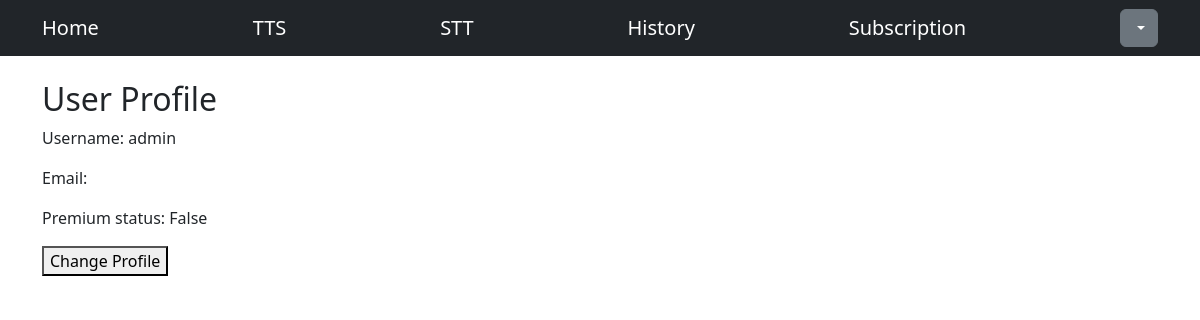
/users/profile/1 (signed in), run on an earlier commit of the app's database.
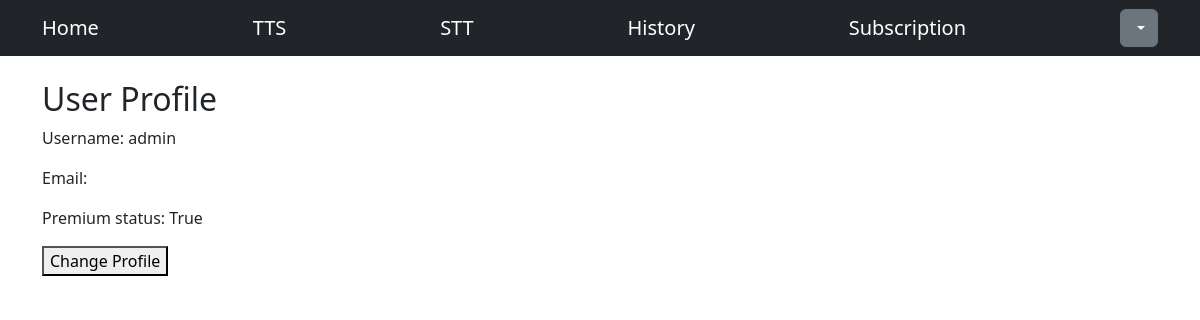
And on a later commit of the database.
### users/models.py (models this page shows, shortened)
class CustomUser(AbstractUser):
    is_premium = models.BooleanField(default=False)
    auth0_id = models.CharField(max_length=64, blank=True)
    email = models.EmailField(max_length=64, blank=True, null=True)

### users/views.py (the view)
# urls.py: path('profile/<int:pk>', login_required(views.UserProfileView.as_view()), name='profile'),
class UserProfileView(View):
    model = CustomUser
    template_name = 'users/profile.html'
    form_class = UserProfileForm
    def get(self, request, *args, **kwargs):
        user_profile = CustomUser.objects.get(pk=request.user.pk)
        return render(request, self.template_name, {'user_profile': user_profile})

### users/templates/users/profile.html
{% extends 'users/base.html' %}
{% block content %}
    <section class="container mt-4">
        <h2>User Profile</h2>
        {% if user_profile.username %}
            <p>Username: {{ user_profile.username }}</p>
        {% else %}
            <p>Username:
            <a href="{% url 'edit_profile' %}">Don't have one? Click the message</a>
            </p>
        {% endif %}
        <p>Email: {{ user_profile.email }}</p>
        <p>Premium status: {{ user_profile.is_premium }}</p>
        <a href="{% url 'edit_profile' %}">
            <button type="button">Change Profile</button>
        </a>
    </section>
{% endblock %}

What changed in the data, as far as the page shows it:
changed CustomUser "admin": is_premium "False" → "True"
